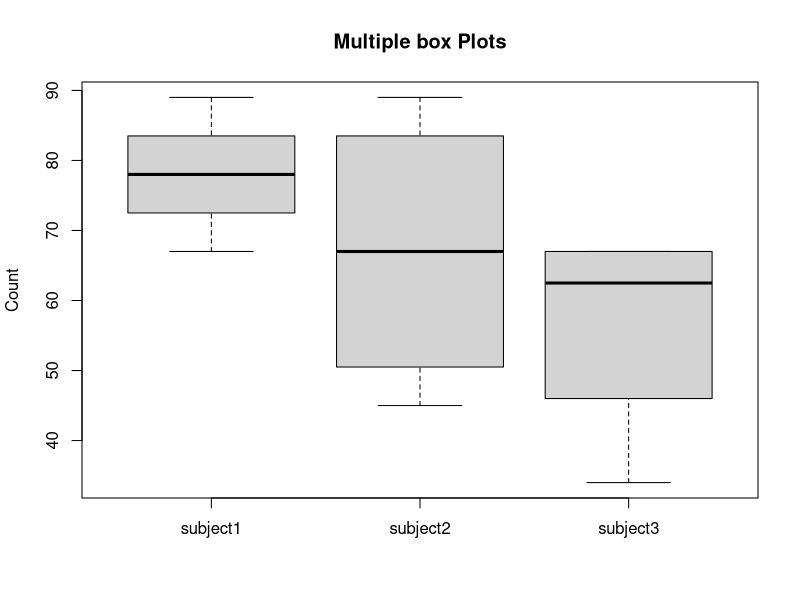

Write the R code that produced this figure.
subject1 <- c(78,67,89,78)
subject2 <- c(56,78,45,89)
subject3 <- c(67,67,34,58)
marks_summary <- data.frame(subject1,subject2,subject3)
boxplot(
    as.matrix(marks_summary),
    main="Multiple box Plots", 
    ylab="Count", 
    # beside=TRUE
)
